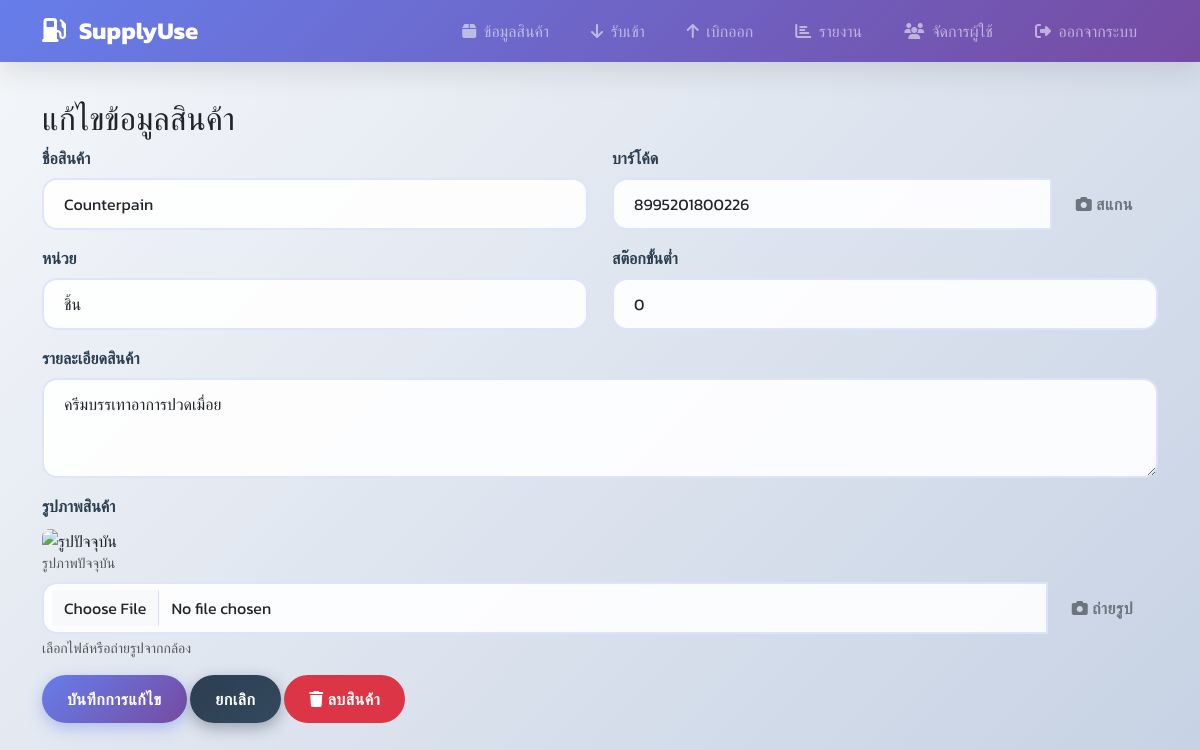
Screenshot of /edit_product/3 with the database file from the repository.
### tables this page shows
CREATE TABLE products (
            id INTEGER PRIMARY KEY AUTOINCREMENT,
            name TEXT NOT NULL,
            barcode TEXT UNIQUE,
            unit TEXT,
            min_stock INTEGER DEFAULT 0,
            current_stock INTEGER DEFAULT 0,
            image BLOB,
            created_at TIMESTAMP DEFAULT CURRENT_TIMESTAMP
        , description TEXT);

### app.py (the view, shortened to what this page needs)
@app.route('/edit_product/<int:product_id>', methods=['GET', 'POST'])
def edit_product(product_id):
    conn = sqlite3.connect('supply_inventory.db')
    c = conn.cursor()
    c.execute('SELECT * FROM products WHERE id = ?', (product_id,))
    product = c.fetchone()
    conn.close()
    return render_template('edit_product.html', product=product)

### templates/edit_product.html (shortened to what this page needs)
{% extends "base.html" %}
{% block content %}
<h2>แก้ไขข้อมูลสินค้า</h2>
<form enctype="multipart/form-data" method="POST">
    <div class="row">
        <div class="col-md-6">
            <div class="mb-3">
                <label class="form-label">ชื่อสินค้า</label>
                <input type="text" class="form-control" name="name" value="{{ product[1] }}" required>
            </div>
        </div>
        <div class="col-md-6">
            <div class="mb-3">
                <label class="form-label">บาร์โค้ด</label>
                <div class="input-group">
                    <input type="text" class="form-control" name="barcode" value="{{ product[2] }}" required>
                    <button type="button" class="btn btn-outline-secondary" onclick="startBarcodeScanner()">
                        <i class="fas fa-camera"></i> สแกน
                    </button>
                </div>
            </div>
        </div>
    </div>
    <div class="row">
        <div class="col-md-6">
            <div class="mb-3">
                <label class="form-label">หน่วย</label>
                <input type="text" class="form-control" name="unit" value="{{ product[3] }}" required>
            </div>
        </div>
        <div class="col-md-6">
            <div class="mb-3">
                <label class="form-label">สต๊อกขั้นต่ำ</label>
                <input type="number" class="form-control" name="min_stock" value="{{ product[4] }}" required>
            </div>
        </div>
    </div>
    <div class="mb-3">
        <label class="form-label">รายละเอียดสินค้า</label>
        <textarea class="form-control" name="description" rows="3" placeholder="รายละเอียดสินค้า">{{ product[8] or '' }}</textarea>
    </div>
    <div class="mb-3">
        <label class="form-label">รูปภาพสินค้า</label>
        {% if product[6] %}
        <div class="mb-2">
            <img src="{{ url_for('product_image', product_id=product[0]) }}" alt="รูปปัจจุบัน" style="width: 100px; height: 100px; object-fit: cover; border-radius: 8px;">
            <small class="text-muted d-block">รูปภาพปัจจุบัน</small>
        </div>
        {% endif %}
        <div class="input-group">
            <input type="file" class="form-control" name="image" accept="image/*">
            <button type="button" class="btn btn-outline-secondary" onclick="startCamera()">
                <i class="fas fa-camera"></i> ถ่ายรูป
            </button>
        </div>
        <div class="form-text">เลือกไฟล์หรือถ่ายรูปจากกล้อง</div>
    </div>
    <div class="mb-3">
        <button type="submit" class="btn btn-primary">บันทึกการแก้ไข</button>
        <a href="{{ url_for('products') }}" class="btn btn-secondary">ยกเลิก</a>
        <button type="button" class="btn btn-danger" onclick="confirmDelete()">
            <i class="fas fa-trash"></i> ลบสินค้า
        </button>
    </div>
</form>
{% endblock %}

### static/css/style.css (style rules this page uses)
:root { --primary-gradient: linear-gradient(135deg, #667eea 0%, #764ba2 100%); --success-gradient: linear-gradient(135deg, #11998e 0%, #38ef7d 100%); --warning-gradient: linear-gradient(135deg, #f093fb 0%, #f5576c 100%); --info-gradient: linear-gradient(135deg, #4facfe 0%, #00f2fe 100%); --dark-gradient: linear-gradient(135deg, #2c3e50 0%, #34495e 100%); --shadow: 0 10px 30px rgba(0,0,0,0.1); --shadow-hover: 0 15px 40px rgba(0,0,0,0.15); }
body { background: linear-gradient(135deg, #f5f7fa 0%, #c3cfe2 100%); font-family: 'Kanit', 'Segoe UI', Tahoma, Geneva, Verdana, sans-serif; min-height: 100vh; padding-top: 0; }
.btn { border-radius: 25px; font-weight: 600; padding: 12px 25px; transition: all 0.3s ease; border: none; text-transform: uppercase; letter-spacing: 0.5px; position: relative; overflow: hidden; }
.btn::before { content: ''; position: absolute; top: 0; left: -100%; width: 100%; height: 100%; background: linear-gradient(90deg, transparent, rgba(255,255,255,0.3), transparent); transition: left 0.5s; }
.btn-primary { background: var(--primary-gradient); box-shadow: 0 5px 15px rgba(102, 126, 234, 0.4); }
.btn-secondary { background: var(--dark-gradient); box-shadow: 0 5px 15px rgba(44, 62, 80, 0.4); }
.form-control, .form-select { border-radius: 15px; border: 2px solid rgba(102, 126, 234, 0.2); padding: 12px 20px; transition: all 0.3s ease; background: rgba(255,255,255,0.9); }
.form-label { font-weight: 600; color: #2c3e50; margin-bottom: 8px; }

### rows the page displays
products: name "Counterpain", barcode "8995201800226", unit "ชิ้น", min_stock "0", description "ครีมบรรเทาอาการปวดเมื่อย"
